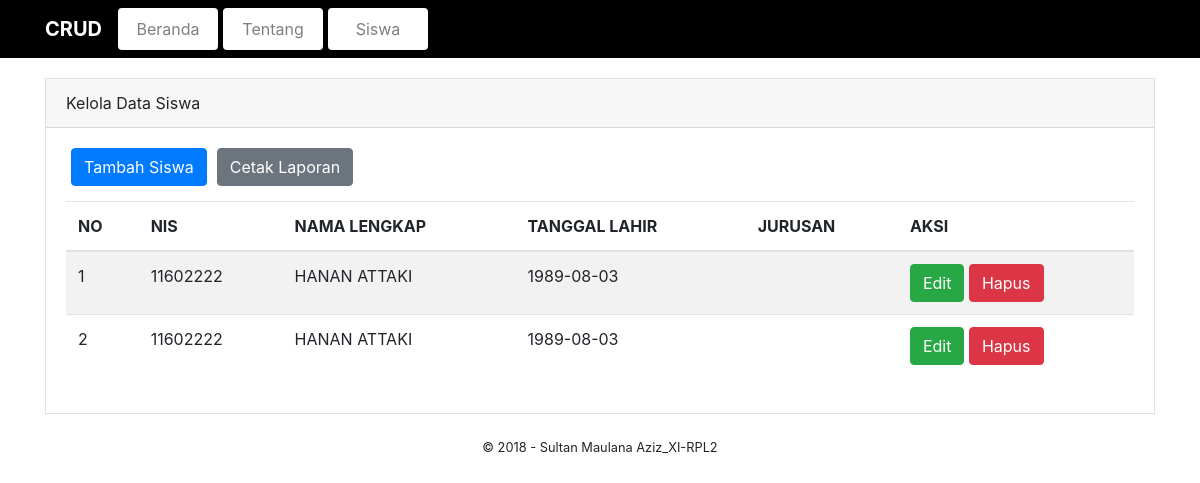
/index.php/siswa, run on the app's committed database.
### tables this page shows
CREATE TABLE `data_siswa` (
  `siswa_id` int(11) NOT NULL,
  `nisn` char(10) NOT NULL,
  `nis` char(10) NOT NULL,
  `nama_lengkap` varchar(255) NOT NULL,
  `jenis_kel` enum('P','L') NOT NULL,
  `tempat_lahir` varchar(255) NOT NULL,
  `tanggal_lahir` date NOT NULL,
  `alamat` text NOT NULL,
  `jurusan` enum('RPL','TKJ','TPM','TSM','AK','AP','PG','PS') NOT NULL,
  `tanggal_entri` datetime NOT NULL
);

### application/controllers/Siswa.php (called while the page is built, shortened)
<?php
     class Siswa extends CI_Controller{
          function index(){
               $siswa = $this->db->get("data_siswa");
               $data["query"] = $siswa;
               $data["content"] = "pages/siswa_index";
               $this->load->view("template", $data);
          }
      }
?>

### index.php (called while the page is built, shortened)
<?php
require_once BASEPATH.'core/CodeIgniter.php';

### application/views/pages/siswa_index.php (the view)
<div class="card card-default" style="border-radius: 0px;margin: 20px 0;">
     <div class="card-header">Kelola Data Siswa</div>
     <div class="card-body">
       <?php
       echo anchor('siswa/tambah','Tambah Siswa','class="btn btn-primary" style="margin:0 5px; margin-bottom:15px;"');
       echo anchor('siswa/laporan','Cetak Laporan','class="btn btn-secondary" style="margin:0 5px; margin-bottom:15px;"');
       ?>
          <table class="table table-striped">
               <thead>
                    <tr>
                         <th scope="col">NO</th>
                         <th scope="col">NIS</th>
                         <th scope="col">NAMA LENGKAP</th>
                         <th scope="col">TANGGAL LAHIR</th>
                         <th scope="col">JURUSAN</th>
                         <th scope="col">AKSI</th>
                    </tr>
               </thead>
               <tbody>
                    <?php
                         if ($query->num_rows() > 0) {
                              $no = 0;
                              foreach ($query->result() as $row) {
                                   $no++;
                                   echo '
                                        <tr>
                                             <td>'.$no.'</td>
                                             <td>'.$row->nis.'</td>
                                             <td>'.$row->nama_lengkap.'</td>
                                             <td>'.$row->tanggal_lahir.'</td>
                                             <td>'.$row->jurusan.'</td>
                                             <td>
                                                  '.anchor('siswa/edit/'.$row->siswa_id, 'Edit', 'class="btn btn-xs btn-success"').'
                                                  '.anchor('siswa/hapus/'.$row->siswa_id, 'Hapus', 'class="btn btn-xs btn-danger"').'
                                             </td>
                                        </tr>
                                   ';
                              }
                         }else{
                              echo '
                                   <tr>
                                        <td colspan="6" class="text-center">Data masih kosong !</td>
                                   </tr>
                              ';
                         }
                    ?>
               </tbody>
          </table>
     </div>
</div>

### application/views/template.php (shortened to what this page needs)
<!DOCTYPE html>
<html>
     <head>
          <link rel="stylesheet" href="<?php echo base_url('assets/css/bootstrap.min.css'); ?>" />
     </head>
     <body>
          <nav class="navbar navbar-expand-lg navbar-light " style="background-color: black;">
               <div class="container">
                    <a class="navbar-brand" href="#" style="color: white;"><b>CRUD</b></a>
                    <div class="collapse navbar-collapse" id="navbarNavAltMarkup">
                         <div class="navbar-nav">
                              <?php
                                   echo anchor('beranda','Beranda','class="nav-item nav-link btn btn-white" style="margin-right:5px;"');
                                   echo anchor('tentang','Tentang','class="nav-item nav-link btn btn-white" style="margin-right:5px;"');
                                   echo anchor('siswa','Siswa','class="nav-item nav-link btn btn-white"');
                              ?>
                         </div>
                    </div>
               </div>
          </nav>
          <div class="container">
               <?php $this->load->view($content); ?>
          </div>
          <center><small>&copy; 2018 - Sultan Maulana Aziz_XI-RPL2</small></center>
     </body>
</html>

### data on the page
data_siswa: nis "11602222", nama_lengkap "HANAN ATTAKI", tanggal_lahir "1989-08-03", siswa_id "Edit", siswa_id "Hapus"
data_siswa: nis "11602222", nama_lengkap "HANAN ATTAKI", tanggal_lahir "1989-08-03", siswa_id "Edit", siswa_id "Hapus"

### other printed values
anchor('siswa','Siswa','class="nav-item nav-link btn btn-white"') "Siswa"
